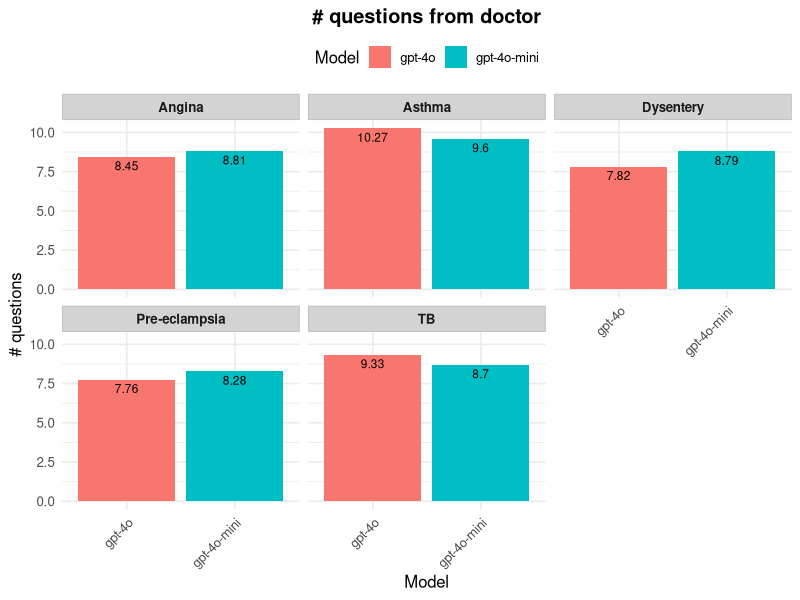
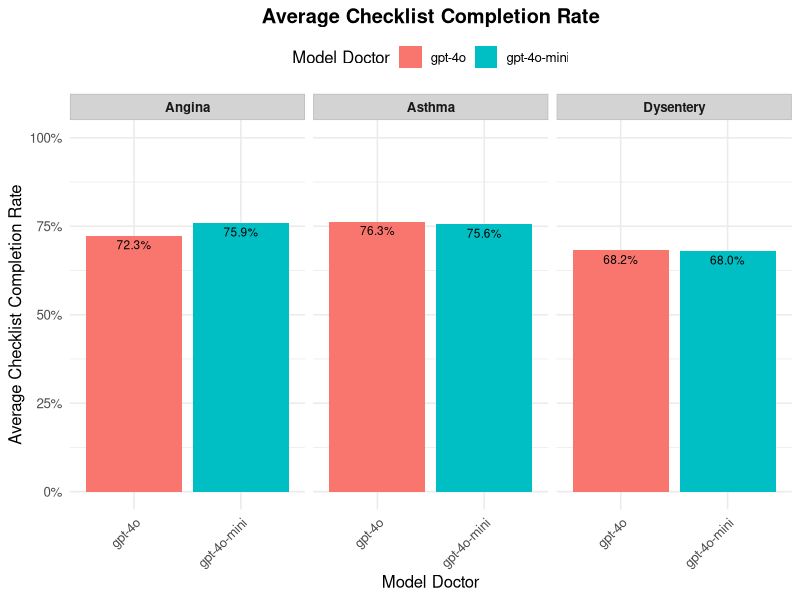
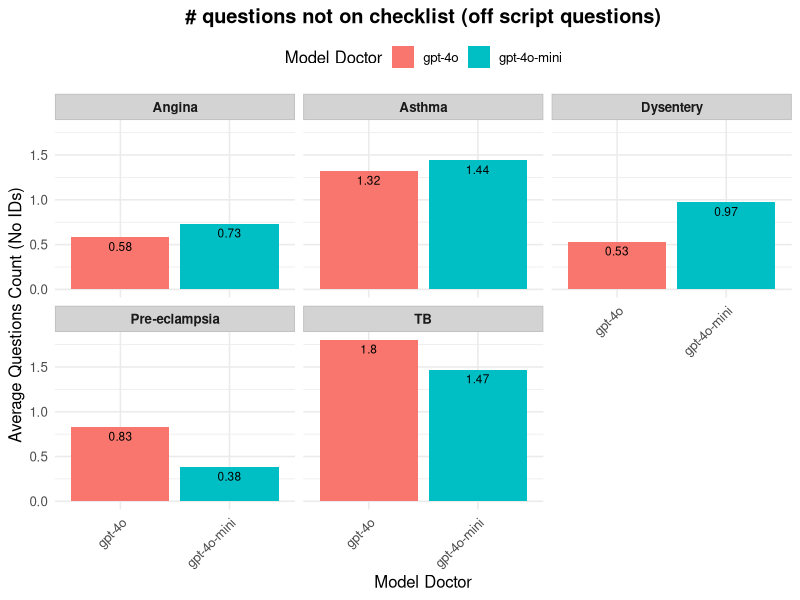
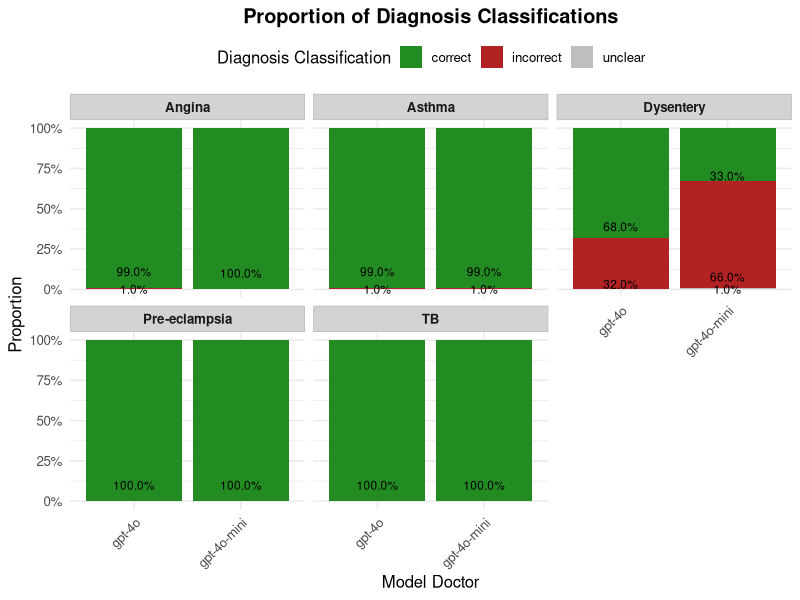
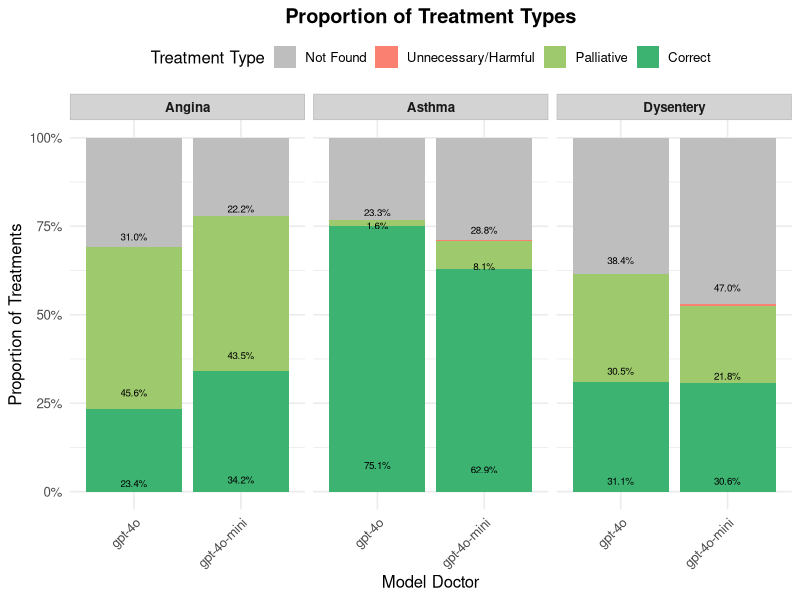
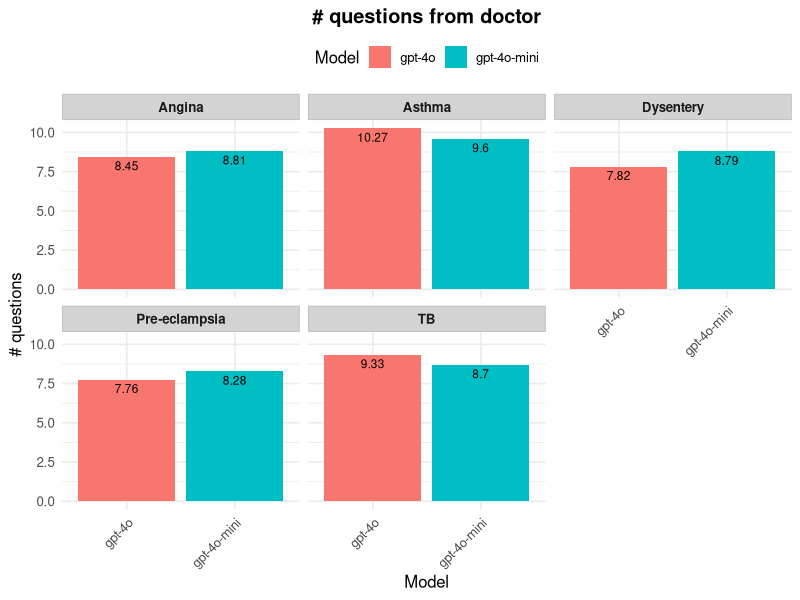
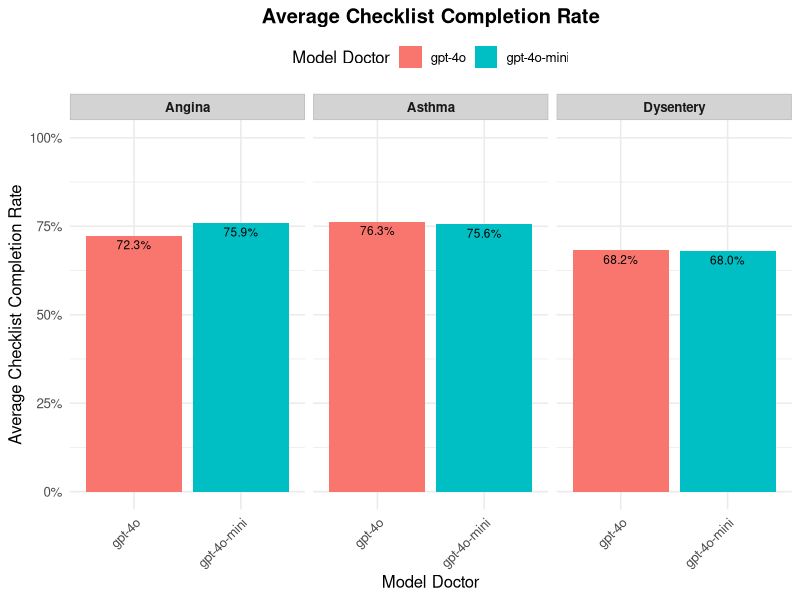
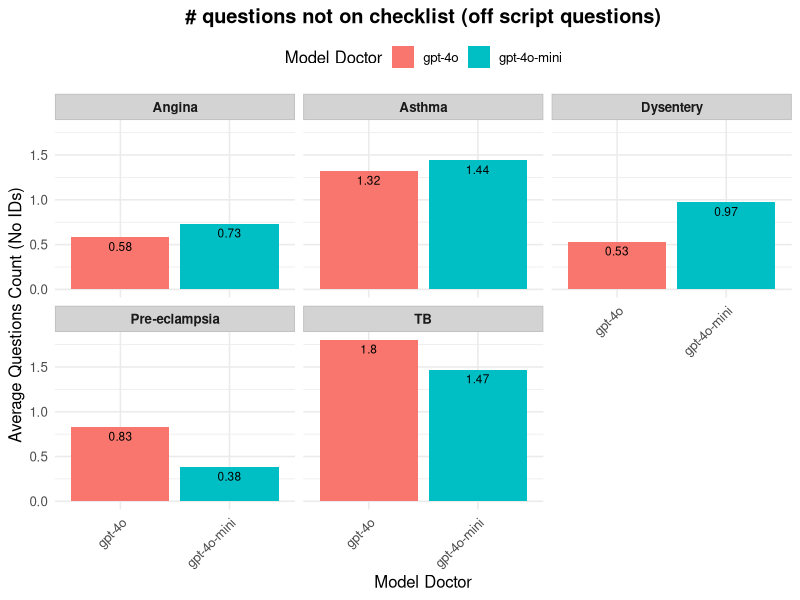

R code for these plots, in order:
# Load necessary libraries
library(tidyverse)
library(ggplot2)

# Create figs directory if it doesn't exist
dir.create("figs", showWarnings = FALSE)

# Read the data
data <- read_csv("outputs/curated_outputs/combined_summary.csv")

# Check sample size for each combo of model_doctor, case_file combination
sample_sizes <- data %>%
  group_by(model_doctor, case_file) %>%
  summarise(n = n(), .groups = 'drop')

print("Sample sizes per model_doctor and case_file combination:")
print(sample_sizes)

# Clean -1 values and convert to NA for specified columns
cols_to_clean <- c(
  "num_checklist_items_asked", "checklist_completion_rate", 
  "num_correct_treatments", "num_palliative_treatments",
  "num_unnecessary_harmful_treatments", "num_not_found_treatments",
  "num_errored_treatments_classification"
)

data <- data %>%
  mutate(across(all_of(cols_to_clean), ~na_if(., -1)))

# Add a clearer case file label
data <- data %>%
  mutate(
    case_label = case_when(
      str_detect(case_file, "case1") ~ "TB",
      str_detect(case_file, "case2") ~ "Pre-eclampsia",
      str_detect(case_file, "case3") ~ "Dysentery",
      str_detect(case_file, "case4") ~ "Angina",
      str_detect(case_file, "case5") ~ "Asthma",
      TRUE ~ as.character(case_file) # Fallback if new cases are added
    )
  )

# --- Bar graphs ---

# Theme for plots
plot_theme <- theme_minimal(base_size = 12) +
  theme(
    plot.title = element_text(hjust = 0.5, face = "bold"),
    axis.text.x = element_text(angle = 45, hjust = 1),
    legend.position = "top",
    strip.background = element_rect(fill = "lightgrey", color = "grey"),
    strip.text = element_text(face = "bold")
  )

# 1. doctor_questions_count
plot_doc_questions <- ggplot(data, aes(x = model_doctor, y = doctor_questions_count, fill = model_doctor)) +
  geom_bar(stat = "summary", fun = "mean", position = "dodge") +
  stat_summary(fun = mean, aes(label = round(after_stat(y), 2)), geom = "text", position = position_dodge(width = 0.9), vjust = 1.5, size = 3) +
  facet_wrap(~case_label) +
  labs(
    title = "# questions from doctor",
    x = "Model",
    y = "# questions",
    fill = "Model"
  ) +
  plot_theme

print(plot_doc_questions)
ggsave("figs/doctor_questions_count_plot.png", plot = plot_doc_questions, width = 10, height = 7)

# 2. checklist_completion_rate
plot_checklist_completion <- ggplot(data %>% 
                                   filter(case_label != "Pre-eclampsia" & case_label != "TB"), 
                                 aes(x = model_doctor, y = checklist_completion_rate, fill = model_doctor)) +
  geom_bar(stat = "summary", fun = "mean", position = "dodge") +
  stat_summary(fun = mean, aes(label = scales::percent(after_stat(y), accuracy = 0.1)), geom = "text", position = position_dodge(width = 0.9), vjust = 1.5, size = 3) +
  facet_wrap(~case_label) +
  labs(
    title = "Average Checklist Completion Rate",
    x = "Model Doctor",
    y = "Average Checklist Completion Rate",
    fill = "Model Doctor"
  ) +
  scale_y_continuous(labels = scales::percent_format(accuracy = 1), limits = c(0, 1)) +
  plot_theme

print(plot_checklist_completion)
ggsave("figs/checklist_completion_rate_plot.png", plot = plot_checklist_completion, width = 10, height = 7)

# 3. doctor_questions_without_ids
plot_doc_questions_no_ids <- ggplot(data, aes(x = model_doctor, y = doctor_questions_without_ids, fill = model_doctor)) +
  geom_bar(stat = "summary", fun = "mean", position = "dodge") +
  stat_summary(fun = mean, aes(label = round(after_stat(y), 2)), geom = "text", position = position_dodge(width = 0.9), vjust = 1.5, size = 3) +
  facet_wrap(~case_label) +
  labs(
    title = "# questions not on checklist (off script questions)",
    x = "Model Doctor",
    y = "Average Questions Count (No IDs)",
    fill = "Model Doctor"
  ) +
  plot_theme

print(plot_doc_questions_no_ids)
ggsave("figs/doctor_questions_without_ids_plot.png", plot = plot_doc_questions_no_ids, width = 10, height = 7)


# 4. diag_classification (proportion correct)
diag_summary <- data %>%
  group_by(model_doctor, case_label, diag_classification) %>%
  summarise(count = n(), .groups = 'drop') %>%
  group_by(model_doctor, case_label) %>%
  mutate(proportion = count / sum(count)) %>% 
  ungroup

plot_diag_classification <- ggplot(diag_summary, 
                                   aes(x = model_doctor, y = proportion, fill = diag_classification)) +
  geom_col(position = "fill") +
  geom_text(aes(label = scales::percent(proportion, accuracy = 0.1)), position = position_fill(vjust = 0.1), size = 3) +
  facet_wrap(~case_label) +
  labs(
    title = "Proportion of Diagnosis Classifications",
    x = "Model Doctor",
    y = "Proportion",
    fill = "Diagnosis Classification"
  ) +
  scale_y_continuous(labels = scales::percent_format(accuracy = 1)) +
  scale_fill_manual(values = c("correct" = "forestgreen", "incorrect" = "firebrick", "unclear" = "grey")) +
  plot_theme

print(plot_diag_classification)
ggsave("figs/diag_classification_proportions_plot.png", plot = plot_diag_classification, width = 10, height = 7)

# 5. Filled bargraph for treatment proportions
treatment_data_long <- data %>%
  select(model_doctor, case_label, 
         num_correct_treatments, num_palliative_treatments, 
         num_unnecessary_harmful_treatments, num_not_found_treatments) %>%
  pivot_longer(
    cols = starts_with("num_"),
    names_to = "treatment_type",
    values_to = "count"
  ) %>%
  mutate(
    treatment_type = factor(treatment_type, levels = c(
      "num_correct_treatments", "num_palliative_treatments",
      "num_unnecessary_harmful_treatments", "num_not_found_treatments"
    ), labels = c(
      "Correct", "Palliative", "Unnecessary/Harmful", "Not Found"
    ))
  ) %>%
  filter(!is.na(count)) # Remove NAs which were -1, if any row has all treatments as NA after cleaning

treatment_summary <- treatment_data_long %>%
  group_by(model_doctor, case_label, treatment_type) %>%
  summarise(total_count = sum(count, na.rm = TRUE), .groups = 'drop') %>%
  group_by(model_doctor, case_label) %>%
  mutate(proportion = total_count / sum(total_count, na.rm = TRUE)) %>%
  filter(!is.na(proportion)) %>%  # Ensure proportion is not NA (e.g. if sum(total_count) was 0)
  mutate(treatment_type = treatment_type  %>% fct_rev())

plot_treatment_proportions <- ggplot(treatment_summary, 
                                     aes(x = model_doctor, y = proportion, fill = treatment_type)) +
  geom_bar(stat = "identity", position = "fill") +
  geom_text(aes(label = ifelse(proportion > 0.01, scales::percent(proportion, accuracy = 0.1), "")), 
            position = position_fill(vjust = 0.1), size = 2.5) +
  facet_wrap(~case_label) +
  labs(
    title = "Proportion of Treatment Types",
    x = "Model Doctor",
    y = "Proportion of Treatments",
    fill = "Treatment Type"
  ) +
  scale_y_continuous(labels = scales::percent_format(accuracy = 1)) +
  plot_theme +
  theme(axis.text.x = element_text(angle = 45, hjust = 1)) +
  scale_fill_manual(values = c(
    "Not Found" = "grey",
    "Unnecessary/Harmful" = "salmon", 
    "Palliative" = "#9ECA6D", # beautiful light green color
    "Correct" = "mediumseagreen"
  ))

print(plot_treatment_proportions)
ggsave("figs/treatment_proportions_plot.png", plot = plot_treatment_proportions, width = 12, height = 8)

print("Analysis script finished. Plots saved to 'figs' directory as PDFs.") 
